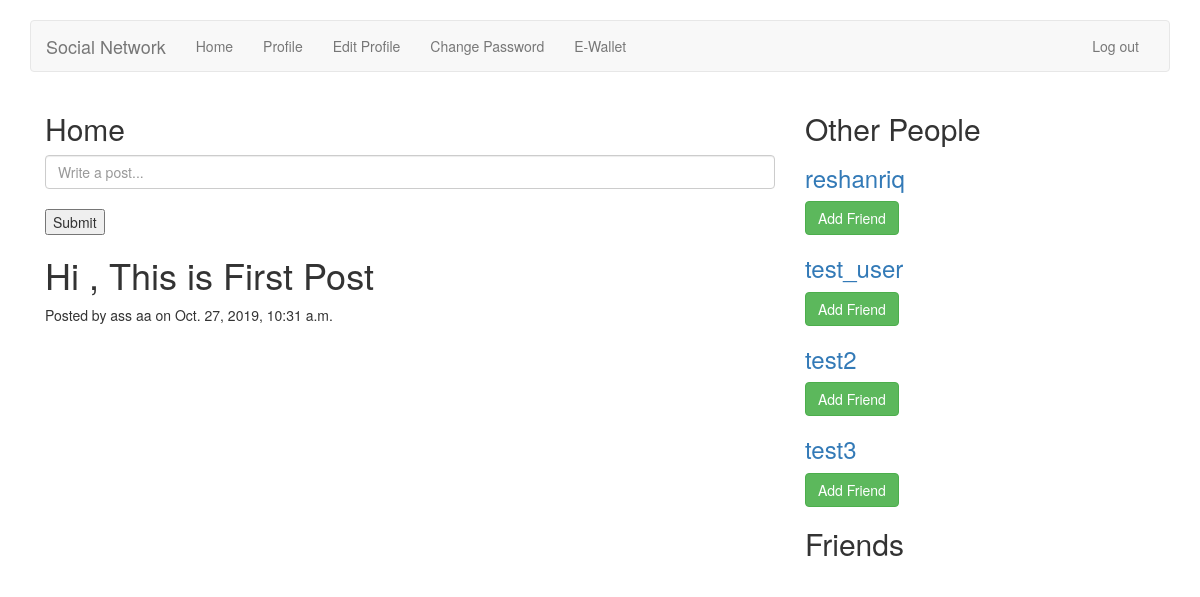
The page /home/ (signed in) on the database its author committed.
### home/models.py (models this page shows)
class Post(models.Model):
    post = models.CharField(max_length=500)
    user = models.ForeignKey(User,on_delete=models.DO_NOTHING)
    created = models.DateTimeField(auto_now_add=True)
    updated = models.DateTimeField(auto_now=True)

### home/views.py (the view, shortened to what this page needs)
class HomeView(TemplateView):
    template_name = 'home/home.html'
    def get(self, request):
        form = HomeForm()
        posts = Post.objects.all().order_by('-created')
        users = User.objects.exclude(id=request.user.id)
        try:
        	friend = Friend.objects.get(current_user=request.user)
        except Friend.DoesNotExist:
        	friend=None
        try:
        	friends = friend.users.all()
        except : friends=None
        args = {
            'form': form, 'posts': posts, 'users': users, 'friends': friends
        }
        return render(request, self.template_name, args)

### home/forms.py
class HomeForm(forms.ModelForm):
    post = forms.CharField(widget=forms.TextInput(
        attrs={
            'class': 'form-control',
            'placeholder': 'Write a post...'
        }
    ))
    class Meta:
        model = Post
        fields = ('post',)

### home/templates/home/home.html (shortened to what this page needs)
{% extends 'base.html' %}
{% block body %}
<div class="container">
    <div class="col-md-8">
        <h2>Home</h2>
        <form method="post">
            {{ form.post }}
            <br>
            <button type="submit">Submit</button>
        </form>
        {% for post in posts %}
            <h1>{{ post.post }}</h1>
            <p>Posted by {{ post.user.get_full_name }} on {{ post.created }}</p>
        {% endfor %}
    </div>
    <div class="col-md-4">
        <h2>Other People</h2>
        {% for user in users %}
            <a href="{% url 'accounts:view_profile_with_pk' pk=user.pk %}">
                <h3>{{ user.username }}</h3>
            </a>
            {% if not user in friends %}
            <a href="{% url 'home:change_friends' operation='add' pk=user.pk %}">
            <button type="button" class="btn btn-success">Add Friend</button>
            </a>
            {% endif %}
        {% endfor %}
        <h2>Friends</h2>
    </div>
</div>
{% endblock %}

### rows shown on the page
Post: post "Hi , This is First Post", user.get_full_name "ass aa", created "Oct. 27, 2019, 10:31 a.m."

### other values the page prints
{{ user.username }} "reshanriq"
{{ user.username }} "test_user"
{{ user.username }} "test2"
{{ user.username }} "test3"
